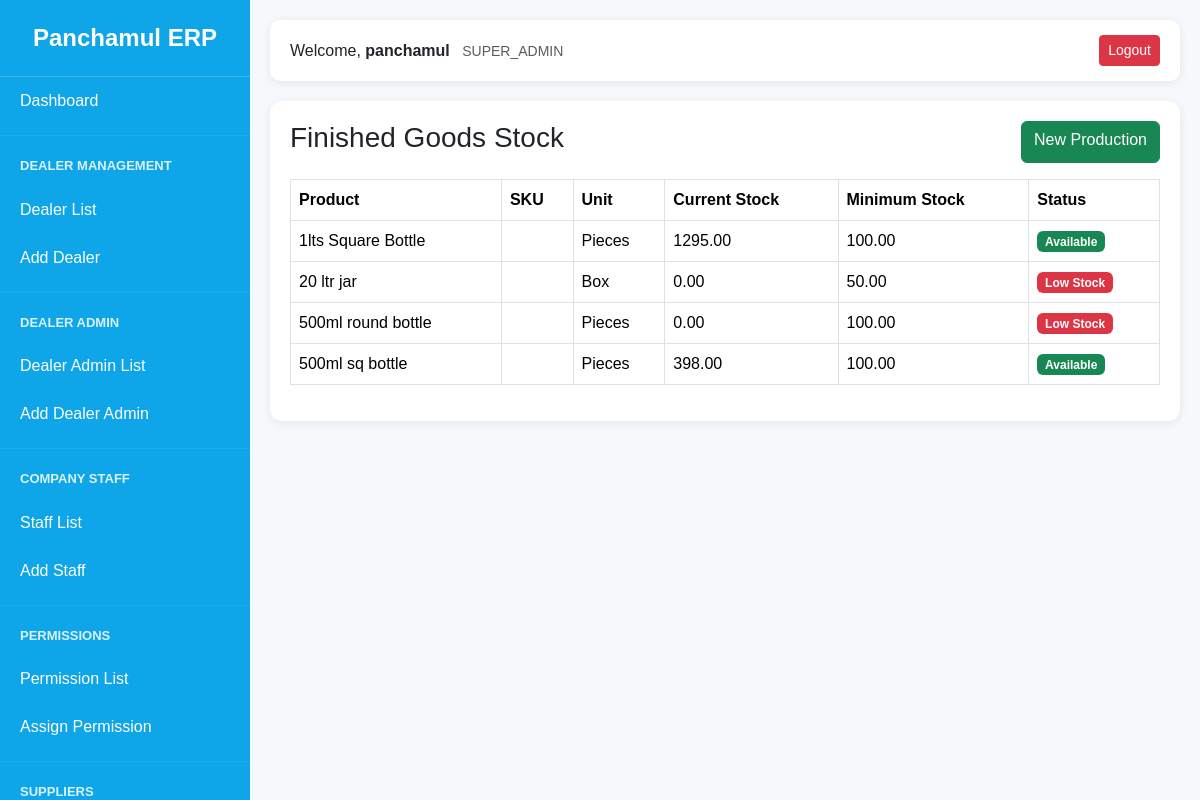
Before: /inventory/finished-stock/ (signed in) with the older database file.
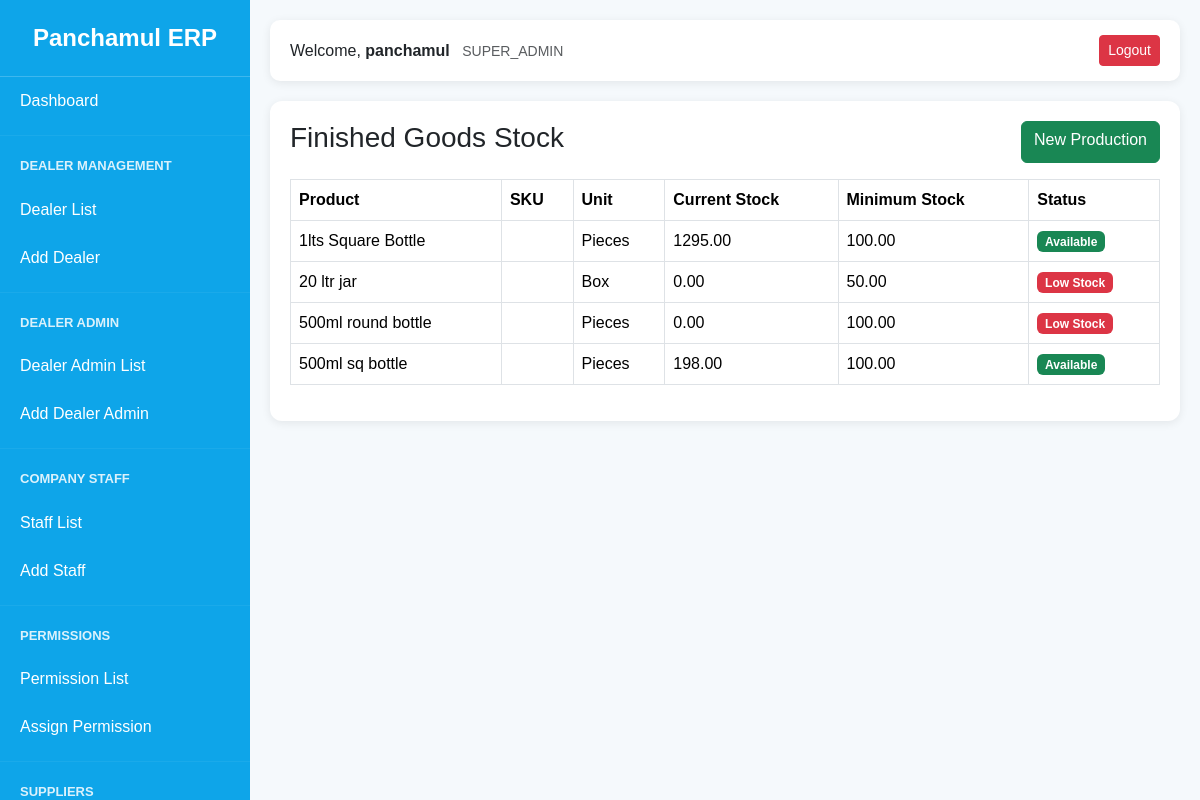
After: the same page with the newer database file.
### inventory/models.py (models this page shows, shortened)
class Product(models.Model):
    UNIT_CHOICES = (
        ('PCS', 'Pieces'),
        ('BOX', 'Box'),
        ('LTR', 'Liter'),
    )
    name = models.CharField(
        max_length=200
    )
    unit = models.CharField(
        max_length=20,
        choices=UNIT_CHOICES
    )
    current_stock = models.DecimalField(
        max_digits=12,
        decimal_places=2,
        default=0
    )
    minimum_stock = models.DecimalField(
        max_digits=12,
        decimal_places=2,
        default=0
    )
    is_active = models.BooleanField(
        default=True
    )
    created_at = models.DateTimeField(
        auto_now_add=True
    )

### inventory/views.py (the view)
@login_required
def finished_stock_list(request):
    products = Product.objects.all().order_by(
        'name'
    )
    return render(
        request,
        'inventory/finished_stock_list.html',
        {
            'products': products
        }
    )

### accounts/context_processors.py (called while the page is built)
def user_permissions(request):
    permissions = {}
    if request.user.is_authenticated:
        perms = ModulePermission.objects.filter(
            user=request.user
        )
        for p in perms:
            permissions[p.module] = p
    return {
        'user_permissions': permissions
    }

### templates/inventory/finished_stock_list.html (shortened to what this page needs)
{% extends 'dashboard/base.html' %}
{% block content %}
<div class="card-box">
    <div class="d-flex justify-content-between mb-3">
        <h3>Finished Goods Stock</h3>
        <a href="{% url 'production_create' %}"
           class="btn btn-success">
            New Production
        </a>
    </div>
    <table class="table table-bordered">
        <thead>
            <tr>
                <th>Product</th>
                <th>SKU</th>
                <th>Unit</th>
                <th>Current Stock</th>
                <th>Minimum Stock</th>
                <th>Status</th>
            </tr>
        </thead>
        <tbody>
            {% for product in products %}
            <tr>
                <td>{{ product.name }}</td>
                <td>{{ product.sku }}</td>
                <td>{{ product.get_unit_display }}</td>
                <td>{{ product.current_stock }}</td>
                <td>{{ product.minimum_stock }}</td>
                <td>
                    {% if product.current_stock <= product.minimum_stock %}
                        <span class="badge bg-danger">
                            Low Stock
                        </span>
                    {% else %}
                        <span class="badge bg-success">
                            Available
                        </span>
                    {% endif %}
                </td>
            </tr>
            {% endfor %}
        </tbody>
    </table>
</div>
{% endblock %}

Changed rows visible on the page:
changed Product "500ml sq bottle": current_stock "398.00" → "198.00"
